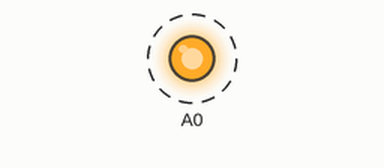
This sketch was run on a simulated Arduino Uno, built with avr-gcc and run on an emulated ATmega328P. Parts: output pins drawn as LEDs (lit = HIGH). Dashed ring = blinking.

Above: at 0.5 s.
Timing chart, 0 to 4.6 s (numbered marks = the images above):
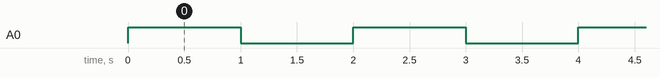

Measured:
- by itself, A0: alternates HIGH for 1.0 s and LOW for 1.0 s

The sketch:

LED_blink.ino
```cpp
void setup() {
  pinMode(A0,OUTPUT);
}

void loop() {
    digitalWrite(A0,1);
    delay(1000);
    digitalWrite(A0,0);
    delay(1000);
}
```
